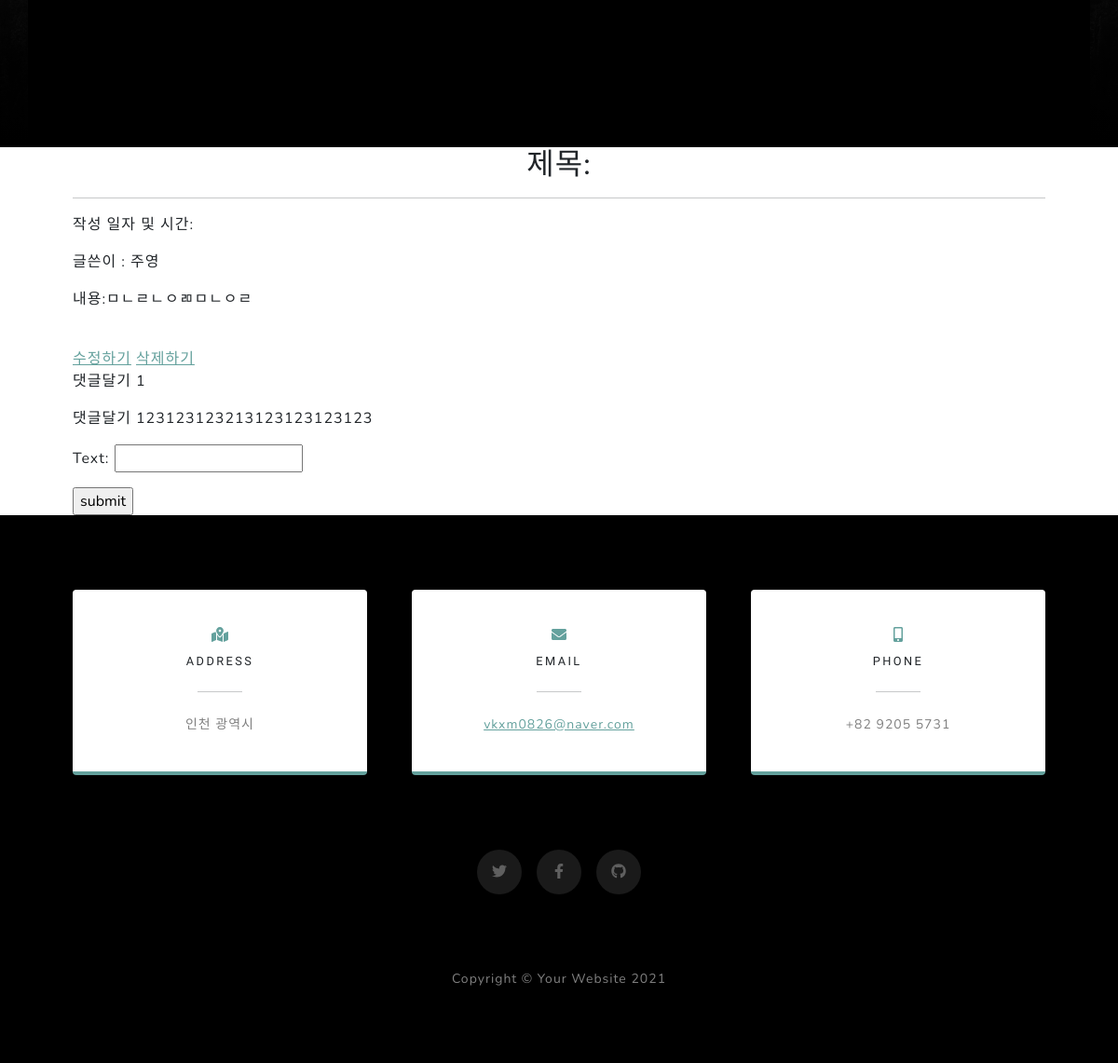
Before: /detail/9/ (lower part) with the older database file.
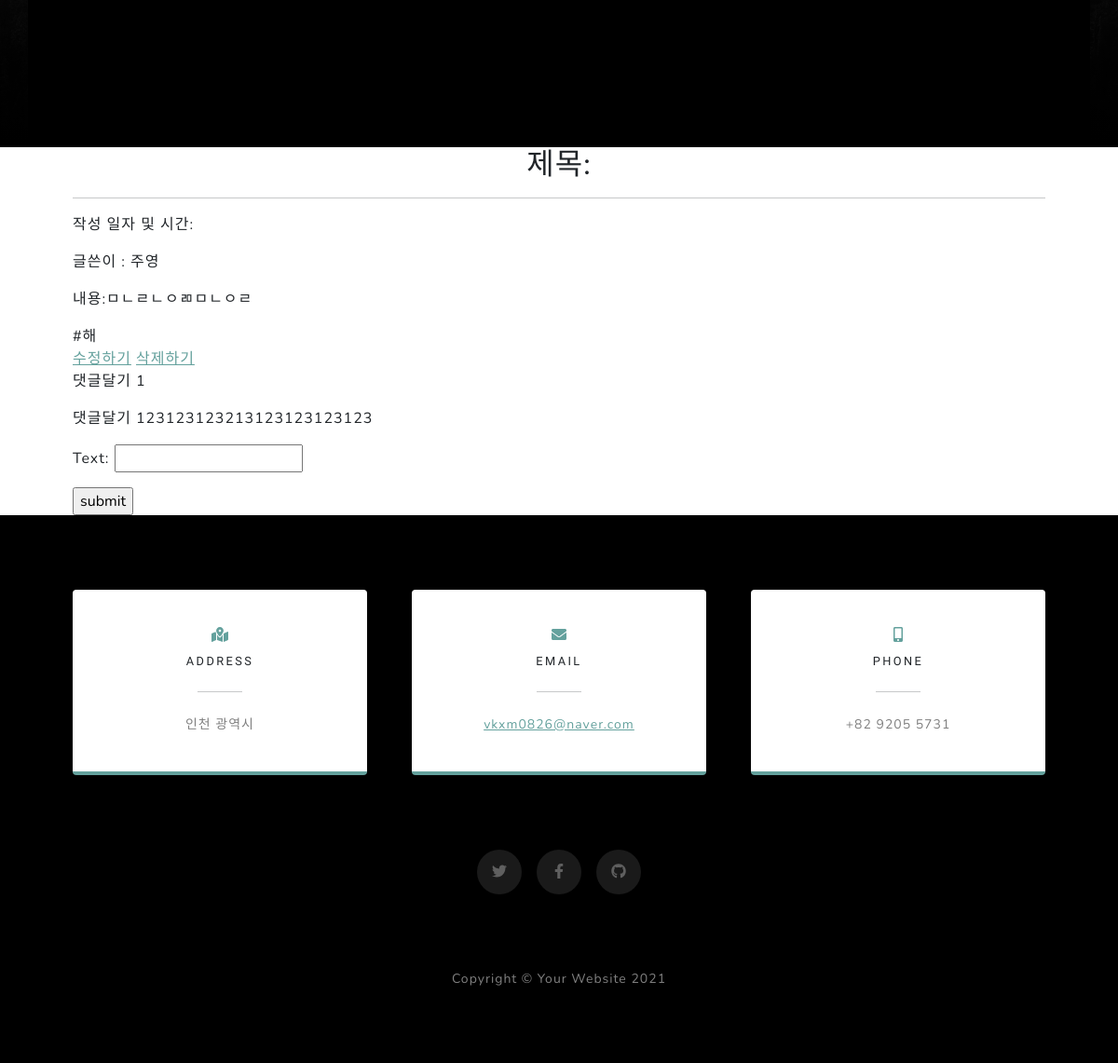
After: the same page with the newer database file.
### blog/models.py (models this page shows, shortened)
class Post(models.Model):
    title = models.CharField(max_length=200)
    pub_date = models.DateField('date published')
    writer = models.CharField(null = False, max_length=15, default='닉네임을 입력해주세요.')
    body = models.TextField()
    hashtags = models.ManyToManyField('Hashtag', blank = True)

class Comment(models.Model):
    post_id = models.ForeignKey(Post, on_delete=models.CASCADE, related_name='comments')
    text = models.CharField(max_length=50)

class Hashtag(models.Model):
    name = models.CharField(max_length=50)

### blog/views.py (the view)
# urls.py: path('detail/<str:id>/', blog.views.detail, name='detail'),
def detail(request, id):
    post = get_object_or_404(Post, id=id)
    if request.method == "POST":
        form = CommentForm(request.POST)
        if form.is_valid():
            comment = form.save(commit=False)
            comment.post_id = post
            comment.text = form.cleaned_data['text']
            comment.save()
            return redirect('detail', id)
    else:
        form = CommentForm()
        return render(request, "blog/detail.html", {'post':post, 'form':form})

### blog/forms.py
class CommentForm(forms.ModelForm):
    class Meta:
        model = Comment
        fields = ['text']

### blog/templates/blog/detail.html (shortened to what this page needs)
{% extends 'blog/base.html' %}
{% block content %}
<section class="page-section" id="services">
    <div class="container px-4 px-lg-5">
        <h2 class="text-center mt-0">제목: {{posts.title}}</h2>
        <hr class="divider" />
        <p>작성 일자 및 시간: {{posts.pub_date}}</p>
        <p>글쓴이 : {{post.writer}}</p>
        <p>내용:{{post.body}}</p>
        {% for hashtag in post.hashtags.all %}
            <span>{{ hashtag.name }}</span>
        {% endfor %}
        <br>
        <a href="{% url 'edit' post.id %}">수정하기</a>
        <a href="{% url 'delete' post.id %}">삭제하기</a>
        {% for comment in post.comments.all %}
        <p> {{ comment.text }}</p>
        {% endfor %}
        <form method="POST" action="{% url 'detail' post.id %}">
            <p>{{ form.as_p }}</p>
            <input type="submit" value="submit">
    </div>
</section>
{% endblock %}

### blog/templates/blog/base.html (shortened to what this page needs)
{% load static %}
<!DOCTYPE html>
<html lang="en">
    <head>
        <link href="{% static 'blog/css/styles.css' %}" rel="stylesheet" />
    </head>
    <body id="page-top">
        <header class="masthead">
            <div class="container px-4 px-lg-5 h-100"  style="background-color: black;">
                <div class="row gx-4 gx-lg-5 h-100 align-items-center justify-content-center text-center">
                </div>
            </div>
        </header>
        {% block content %}
        {% endblock %}
    </body>
        <footer>
        <section class="contact-section bg-black">
            <div class="container px-4 px-lg-5">
                <div class="row gx-4 gx-lg-5">
                    <div class="col-md-4 mb-3 mb-md-0">
                        <div class="card py-4 h-100">
                            <div class="card-body text-center">
                                <i class="fas fa-map-marked-alt text-primary mb-2"></i>
                                <h4 class="text-uppercase m-0">Address</h4>
                                <hr class="my-4 mx-auto" />
                                <div class="small text-black-50">인천 광역시</div>
                            </div>
                        </div>
                    </div>
                    <div class="col-md-4 mb-3 mb-md-0">
                        <div class="card py-4 h-100">
                            <div class="card-body text-center">
                                <i class="fas fa-envelope text-primary mb-2"></i>
                                <h4 class="text-uppercase m-0">Email</h4>
                                <hr class="my-4 mx-auto" />
                                <div class="small text-black-50"><a href="#!">vkxm0826@naver.com</a></div>
                            </div>
                        </div>
                    </div>
                    <div class="col-md-4 mb-3 mb-md-0">
                        <div class="card py-4 h-100">
                            <div class="card-body text-center">
                                <i class="fas fa-mobile-alt text-primary mb-2"></i>
                                <h4 class="text-uppercase m-0">Phone</h4>
                                <hr class="my-4 mx-auto" />
                                <div class="small text-black-50">+82 9205 5731</div>
                            </div>
                        </div>
                    </div>
                </div>
                <div class="social d-flex justify-content-center">
                    <a class="mx-2" href="#!"><i class="fab fa-twitter"></i></a>
                    <a class="mx-2" href="#!"><i class="fab fa-facebook-f"></i></a>
                    <a class="mx-2" href="#!"><i class="fab fa-github"></i></a>
                </div>
            </div>
        </section>
        </footer>
        <footer class="footer bg-black small text-center text-white-50"><div class="container px-4 px-lg-5">Copyright &copy; Your Website 2021</div></footer>
</html>

Changed rows visible on the page:
added Hashtag: name "#해"
